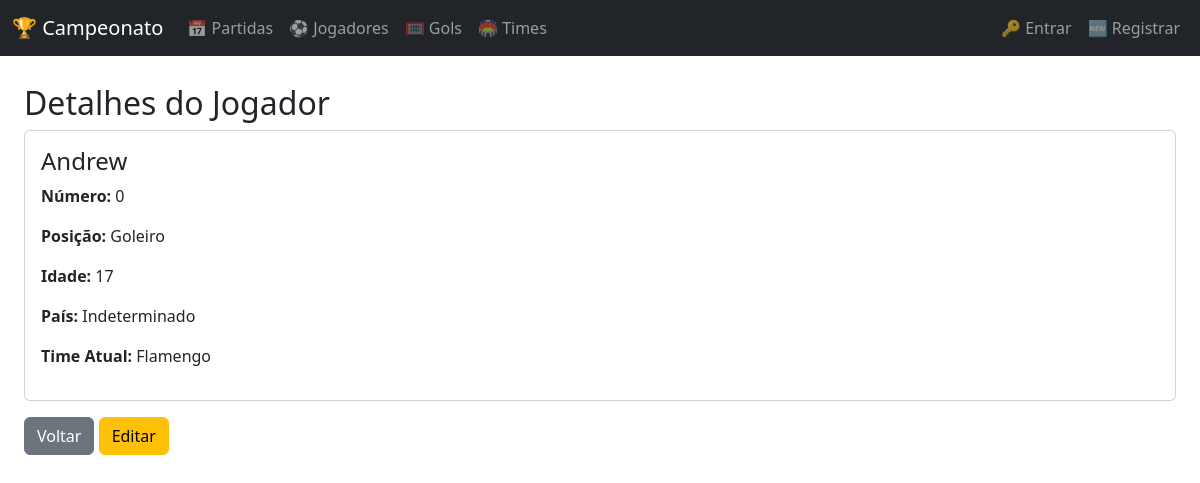
Page /players/1/ on the committed database.
### core/models.py (models this page shows, shortened)
class Player(models.Model):
    name = models.CharField(max_length=100)
    number = models.IntegerField(null=True, blank=True)
    position = models.ForeignKey(Position, on_delete=models.CASCADE)
    age = models.IntegerField(null=True, blank=True)
    country = models.ForeignKey(Country, on_delete=models.CASCADE)
    def get_current_team(self):
        latest_team = self.teams.order_by('-start_date').first()
        return latest_team.team if latest_team else None

class Position(models.Model):
    name = models.CharField(max_length=20)
    acronym = models.CharField(max_length=2)
    def __str__(self):
        return self.name

class Country(models.Model):
    name = models.CharField(max_length=20)
    acronym = models.CharField(max_length=2)
    def __str__(self):
        return self.name

class PlayerTeamHistory(models.Model):
    player = models.ForeignKey(Player, on_delete=models.CASCADE, related_name="teams")
    team = models.ForeignKey(Team, on_delete=models.CASCADE)
    start_date = models.DateField()

class Team(models.Model):
    name = models.CharField(max_length=30)
    acronym = models.CharField(max_length=3)
    state = models.ForeignKey(State, on_delete=models.CASCADE)
    emblem = models.ImageField(upload_to="team_emblems/", null=True, blank=True)
    def __str__(self):
        return self.name

### core/views.py (the view)
# urls.py: path("players/<int:pk>/", PlayerDetailView.as_view(), name="player_detail"),
class PlayerDetailView(DetailView):
    model = Player
    template_name = "core/player/player_detail.html"
    context_object_name = "player"

### core/templates/core/player/player_detail.html
{% extends "base.html" %}
{% block content %}
<div class="container mt-4">
    <h2>Detalhes do Jogador</h2>
    <div class="card">
        <div class="card-body">
            <h4>{{ player.name }}</h4>
            <p><strong>Número:</strong> {{ player.number }}</p>
            <p><strong>Posição:</strong> {{ player.position }}</p>
            <p><strong>Idade:</strong> {{ player.age }}</p>
            <p><strong>País:</strong> {{ player.country }}</p>
            <p><strong>Time Atual:</strong> {{ player.get_current_team }}</p>
        </div>
    </div>
    <a href="{% url 'player_list' %}" class="btn btn-secondary mt-3">Voltar</a>
    <a href="{% url 'player_edit' player.pk %}" class="btn btn-warning mt-3">Editar</a>
</div>
{% endblock %}

### core/templates/base.html (style rules this page uses)
body { padding-top: 60px; }
.container { max-width: 1200px; }

### rows in the picture
Player: name "Andrew", number "0", position "Goleiro", age "17", country "Indeterminado", get_current_team "Flamengo"
